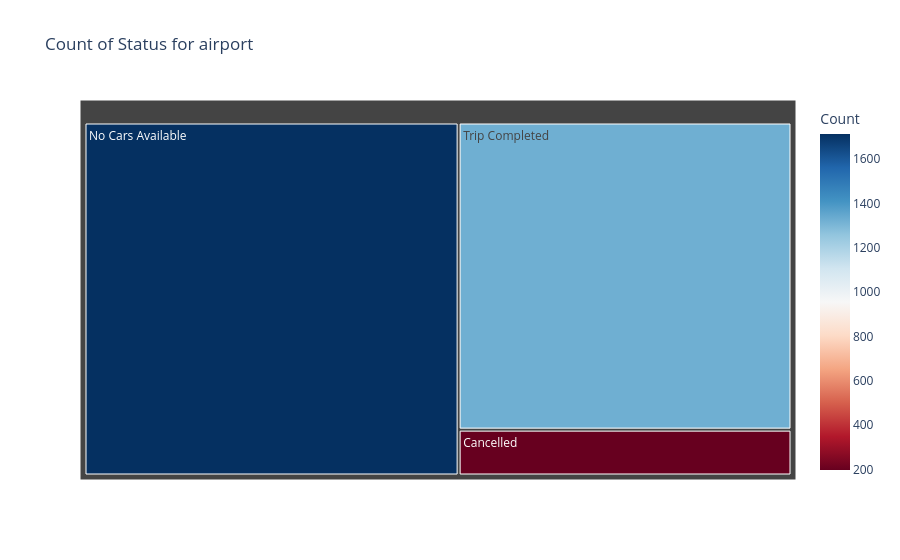

Notebook code cell kept with this figure:
### Markdown cell above
#### Chart - 6

### Code cell
# Chart - 6 visualization code
plt.style.use('dark_background')

# Ensure clean column names
md.columns = md.columns.str.strip()

# Filter for pickup point = 'Airport'
airport_df = md[md['Pickup point'].str.strip() == 'Airport']

# Group by Status and count
type_count = airport_df['Status'].value_counts().reset_index()
type_count.columns = ['Status', 'Count']

# Create the tree map
fig = px.treemap(type_count,
                 path=['Status'],
                 values='Count',
                 title="Count of Status for airport",
                 color='Count',
                 color_continuous_scale="RdBu")

# Show the plot
fig.show()

### Figure 1 — Plotly figure (JSON) as saved in the notebook; plotly's stock layout.template omitted (floating-point values rounded to 4 significant figures)
{"data": [{"branchvalues": "total", "customdata": [[1713.0], [1326.0], [198.0]], "domain": {"x": [0, 1], "y": [0, 1]}, "hovertemplate": "labels=%{label}<br>Count_sum=%{value}<br>parent=%{parent}<br>id=%{id}<br>Count=%{color}<extra></extra>", "ids": ["No Cars Available", "Trip Completed", "Cancelled"], "labels": ["No Cars Available", "Trip Completed", "Cancelled"], "marker": {"coloraxis": "coloraxis", "colors": [1713.0, 1326.0, 198.0]}, "name": "", "parents": ["", "", ""], "type": "treemap", "values": [1713.0, 1326.0, 198.0]}], "layout": {"coloraxis": {"autocolorscale": false, "colorbar": {"title": {"text": "Count"}}, "colorscale": [[0, "rgb(103,0,31)"], [0.1, "rgb(178,24,43)"], [0.2, "rgb(214,96,77)"], [0.3, "rgb(244,165,130)"], [0.4, "rgb(253,219,199)"], [0.5, "rgb(247,247,247)"], [0.6, "rgb(209,229,240)"], [0.7, "rgb(146,197,222)"], [0.8, "rgb(67,147,195)"], [0.9, "rgb(33,102,172)"], [1, "rgb(5,48,97)"]]}, "legend": {"tracegroupgap": 0}, "title": {"text": "Count of Status for airport"}}}
